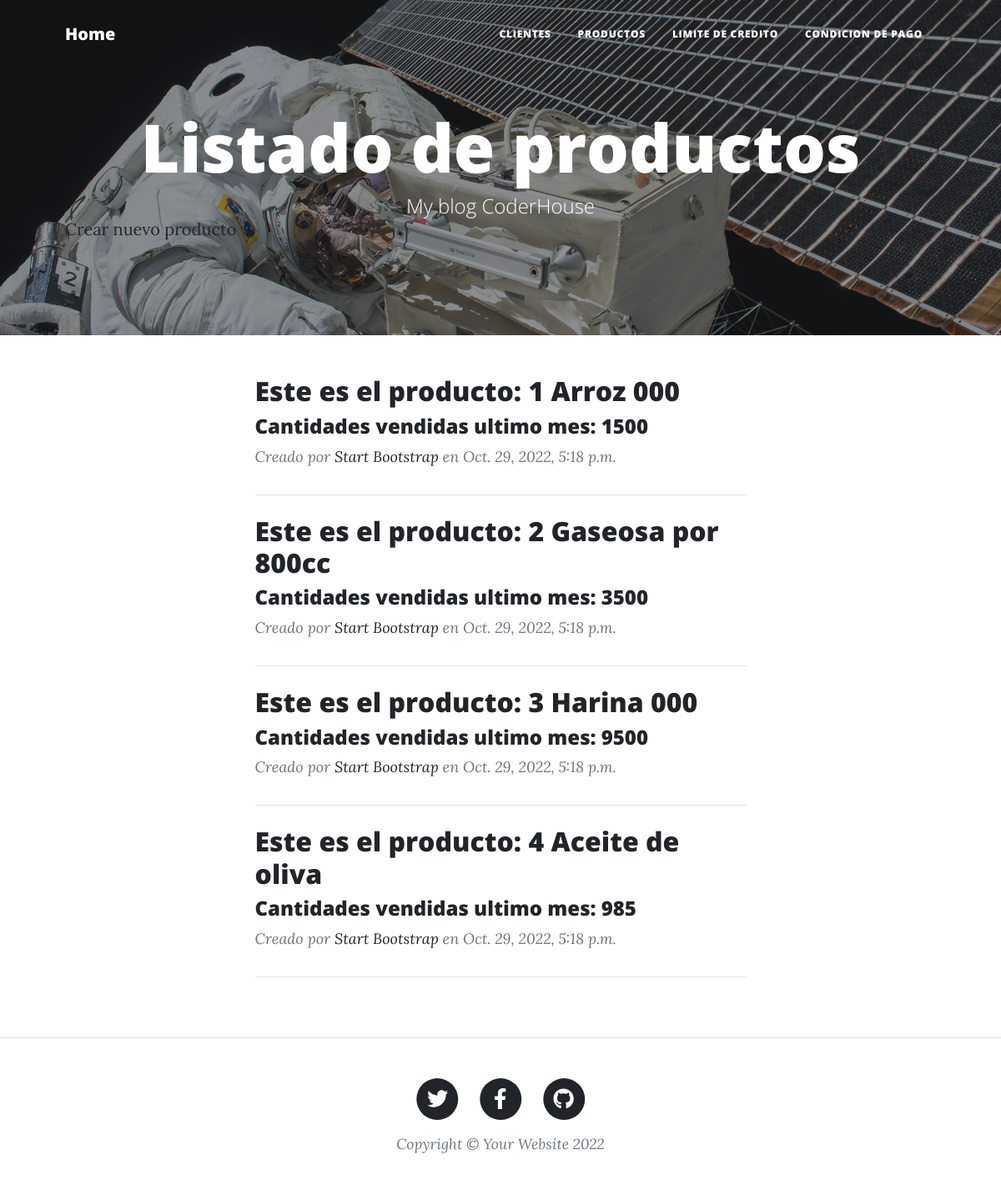
Page /product/products on the committed database.
### product/models.py (models this page shows, shortened)
class Product(models.Model):
    code = models.IntegerField()
    description = models.CharField(max_length=40)
    unit_sales = models.IntegerField()
    created_at = models.DateTimeField(auto_now_add=True)
    updated_at = models.DateTimeField(auto_now=True)

### product/views.py (the view)
# urls.py: path("products", views.products, name= "product-list"),
def products(request):
    products = Product.objects.all()
    context_dict = {"products": products}
    return render(
        request=request,
        context=context_dict,
        template_name="product/product_list.html",
    )

### product/templates/product/product_list.html (shortened to what this page needs)
{% extends "home/index.html" %}
{% load static %}
{% block tp_intermedio_header %}
    <header class="masthead" style="background-image: url('../../static/home/assets/img/post-bg.jpg')">
        <div class="container position-relative px-4 px-lg-5">
            <div class="row gx-4 gx-lg-5 justify-content-center">
                <div class="col-md-15 col-lg-16 col-xl-14">
                    <div class="site-heading">
                        <h1>Listado de productos</h1>
                        <span class="subheading">My blog CoderHouse</span>
                    </div>
                </div>
            </div>
            <a class="button_custom" href="{% url 'product:product-add' %}">Crear nuevo producto</a>
        </div>
    </header>
{% endblock %}
{% block tp_intermedio_content %}
    {% for product in products %}
        <div class="post-preview">
            <h2 class="post-title">Este es el producto: {{ product.code }}  {{ product.description }}</h2>
            <h4 class="post-subtitle">Cantidades vendidas ultimo mes: {{ product.unit_sales }}</h4>
            <p class="post-meta">
                Creado por
                <a href="#!">Start Bootstrap</a>
                en {{ product.created_at }}
            </p>
        </div>
        <hr class="my-4" />
    {% endfor %}
    <div class="container p-4">
    </div>
{% endblock %}

### rows in the picture
Product: code "1", description "Arroz 000", unit_sales "1500", created_at "Oct. 29, 2022, 5:18 p.m."
Product: code "2", description "Gaseosa por 800cc", unit_sales "3500", created_at "Oct. 29, 2022, 5:18 p.m."
Product: code "3", description "Harina 000", unit_sales "9500", created_at "Oct. 29, 2022, 5:18 p.m."
Product: code "4", description "Aceite de oliva", unit_sales "985", created_at "Oct. 29, 2022, 5:18 p.m."
